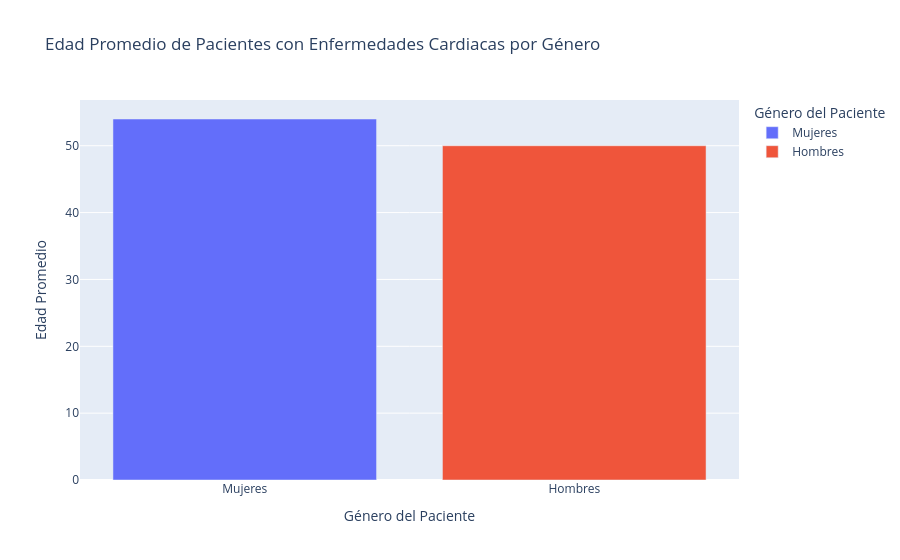

The notebook cell this image was saved under:
### Code cell
# SE GENERA UN GRAFICO DE BARRAS DE LA TABLA ANTERIOR UTILIZANDO PLOTLY
grafico_edad_promedio = px.bar(edad_promedio_por_genero, x="Genero_Paciente", y="Edad_Paciente", color="Genero_Paciente",
                              title="Edad Promedio de Pacientes con Enfermedades Cardiacas por Género",
                              labels={"Genero_Paciente": "Género del Paciente", "Edad_Paciente": "Edad Promedio"})
grafico_edad_promedio.show()

### Figure 1 — Plotly figure (JSON) as saved in the notebook; plotly's stock layout.template omitted (floating-point values rounded to 4 significant figures)
{"data": [{"hovertemplate": "Género del Paciente=%{x}<br>Edad Promedio=%{y}<extra></extra>", "legendgroup": "Mujeres", "marker": {"color": "#636efa", "pattern": {"shape": ""}}, "name": "Mujeres", "orientation": "v", "showlegend": true, "textposition": "auto", "type": "bar", "x": ["Mujeres"], "xaxis": "x", "y": [54], "yaxis": "y"}, {"hovertemplate": "Género del Paciente=%{x}<br>Edad Promedio=%{y}<extra></extra>", "legendgroup": "Hombres", "marker": {"color": "#EF553B", "pattern": {"shape": ""}}, "name": "Hombres", "orientation": "v", "showlegend": true, "textposition": "auto", "type": "bar", "x": ["Hombres"], "xaxis": "x", "y": [50], "yaxis": "y"}], "layout": {"barmode": "relative", "legend": {"title": {"text": "Género del Paciente"}, "tracegroupgap": 0}, "title": {"text": "Edad Promedio de Pacientes con Enfermedades Cardiacas por Género"}, "xaxis": {"anchor": "y", "categoryarray": ["Mujeres", "Hombres"], "categoryorder": "array", "domain": [0, 1], "title": {"text": "Género del Paciente"}}, "yaxis": {"anchor": "x", "domain": [0, 1], "title": {"text": "Edad Promedio"}}}}
